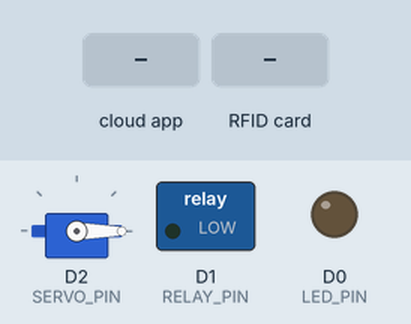
The sketch below on a simulated ESP8266 (Wemos D1 mini). On the bench: servo, switched loads named in the sketch (green lamp = pin HIGH), output pins drawn as LEDs (lit = HIGH). Inputs (shaded band) come from the test bench. WiFi joins after 1.5 s; servers stay silent unless stated; what the sketch prints to the serial monitor is not drawn.

Above: at 4.9 s.
5.0 s: the phone or cloud app sets your-switch-id-here to 1
At 5.8 s:
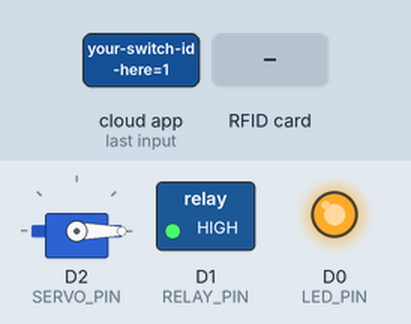
6.5 s: RFID card 54 74 E9 00 held to the reader
At 7.0 s:
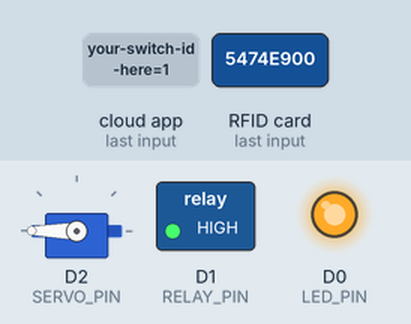
8.0 s: the phone or cloud app sets your-switch-id-here to 0
At 10.4 s:
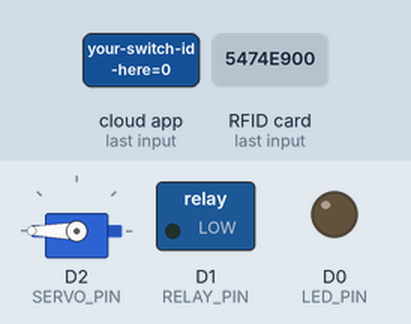
Timing chart, 0 to 20.0 s (numbered marks = the images above; inputs shaded):
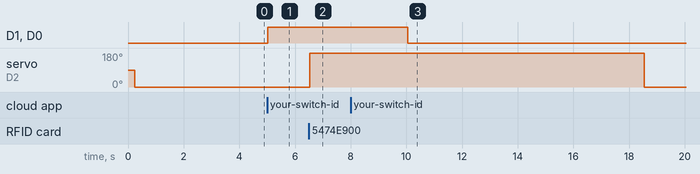

The sketch:

smart-gate-lock.ino
```cpp
#include <SPI.h>
#include <MFRC522.h>
#include <Servo.h>
#include <ESP8266WiFi.h>
#include <SinricPro.h>
#include <SinricProSwitch.h>
#include <SinricProLock.h>

// Include credentials from separate file
#include "credentials.h"

// Pin definitions for ESP8266 D1 Mini
#define RST_PIN D3   // Reset pin for RFID
#define SS_PIN D4    // SDA/SS pin for RFID
#define SERVO_PIN D2 // Servo control pin
#define RELAY_PIN D1 // Relay control pin
#define LED_PIN D0   // Optional status LED

// Create instances
MFRC522 mfrc522(SS_PIN, RST_PIN);
Servo doorServo;

// System state variables
unsigned long servoOpenTime = 0;
bool servoIsOpen = false;
bool bulbState = false;
const unsigned long SERVO_OPEN_DURATION = 10000;

// Servo position constants
const int LOCKED_POSITION = 0;
const int UNLOCKED_POSITION = 180;

// Function prototypes
bool onPowerState(const String &deviceId, bool &state);
bool onLockState(const String &deviceId, bool &state);
void setupWiFi();
void setupSinricPro();
void testServoMovement();
void checkServoTimer();
void unlockDoor();
void lockDoor();
void readCardData();
bool isAuthorizedCard(String uid);
void controlRelay(bool state);

void setup()
{
    Serial.begin(115200);
    while (!Serial)
        ;

    // Initialize pins with explicit modes
    pinMode(RELAY_PIN, OUTPUT);
    pinMode(LED_PIN, OUTPUT);

    // Ensure relay starts in OFF state
    digitalWrite(RELAY_PIN, LOW);
    digitalWrite(LED_PIN, LOW);

    // Add a small delay to ensure pin initialization
    delay(100);

    Serial.println("🔧 Pin initialization complete");
    Serial.printf("🔌 Relay pin D1 (GPIO%d) set to OUTPUT\n", RELAY_PIN);

    SPI.begin();
    mfrc522.PCD_Init();

    Serial.println("🔧 Initializing servo...");
    // CRITICAL FIX: Use extended pulse widths for ESP8266
    doorServo.attach(SERVO_PIN, 500, 2500);
    delay(100);

    // Set initial locked position
    doorServo.write(LOCKED_POSITION);
    delay(2000); // Give servo time to reach position
    servoIsOpen = false;

    setupWiFi();
    setupSinricPro();

    Serial.println("✅ RFID + SinricPro Access Control System - Ready!");
    Serial.println("===================================================");
    Serial.println("🔧 ESP8266 Servo Fix Applied");
    Serial.println("🔒 Door is LOCKED (Servo at TRUE 0°)");
    Serial.println("💡 Bulb is OFF");
    Serial.printf("🔌 Relay on pin D1 (GPIO%d)\n", RELAY_PIN);
    Serial.printf("🔑 Monitoring %d authorized cards\n", NUM_AUTHORIZED_CARDS);
    Serial.println("Place an authorized card or use voice commands...");
    Serial.println();
}

void loop()
{
    SinricPro.handle();
    checkServoTimer();

    if (!mfrc522.PICC_IsNewCardPresent())
        return;
    if (!mfrc522.PICC_ReadCardSerial())
        return;

    Serial.println("🎯 CARD DETECTED!");
    Serial.println("==================");

    String uidString = "";
    for (byte i = 0; i < mfrc522.uid.size; i++)
    {
        if (mfrc522.uid.uidByte[i] < 0x10)
            uidString += "0";
        uidString += String(mfrc522.uid.uidByte[i], HEX);
    }
    uidString.toUpperCase();
    Serial.print("UID String: ");
    Serial.println(uidString);

    MFRC522::PICC_Type piccType = mfrc522.PICC_GetType(mfrc522.uid.sak);
    Serial.print("Card Type: ");
    Serial.println(mfrc522.PICC_GetTypeName(piccType));

    if (isAuthorizedCard(uidString))
    {
        Serial.println("✅ ACCESS GRANTED!");
        unlockDoor();
        SinricProLock &myLock = SinricPro[LOCK_ID];
        myLock.sendLockStateEvent(false); // false = unlocked
    }
    else
    {
        Serial.println("❌ ACCESS DENIED!");
    }

    if (piccType == MFRC522::PICC_TYPE_MIFARE_1K ||
        piccType == MFRC522::PICC_TYPE_MIFARE_4K ||
        piccType == MFRC522::PICC_TYPE_MIFARE_MINI)
    {
        readCardData();
    }

    Serial.println("==================");
    Serial.println();

    mfrc522.PICC_HaltA();
    mfrc522.PCD_StopCrypto1();
    delay(1500);
}

void setupWiFi()
{
    Serial.printf("\n[WiFi]: Connecting to %s", WIFI_SSID);
    WiFi.begin(WIFI_SSID, WIFI_PASS);

    while (WiFi.status() != WL_CONNECTED)
    {
        Serial.printf(".");
        delay(250);
    }
    Serial.printf("connected!\n[WiFi]: IP-Address is %s\n", WiFi.localIP().toString().c_str());
}

void setupSinricPro()
{
    SinricProSwitch &mySwitch = SinricPro[SWITCH_ID];
    mySwitch.onPowerState(onPowerState);

    SinricProLock &myLock = SinricPro[LOCK_ID];
    myLock.onLockState(onLockState);

    SinricPro.onConnected([]()
                          { Serial.printf("Connected to SinricPro\n"); });
    SinricPro.onDisconnected([]()
                             { Serial.printf("Disconnected from SinricPro\n"); });

    SinricPro.begin(APP_KEY, APP_SECRET);
}

bool onPowerState(const String &deviceId, bool &state)
{
    Serial.printf("💡 Bulb turned %s (via SinricPro)\r\n", state ? "ON" : "OFF");
    Serial.printf("🔌 Setting relay pin D1 (GPIO%d) to %s\r\n", RELAY_PIN, state ? "HIGH" : "LOW");

    bulbState = state;
    controlRelay(state);

    Serial.printf("🔍 Relay pin actual state: %d\r\n", digitalRead(RELAY_PIN));

    return true;
}

bool onLockState(const String &deviceId, bool &state)
{
    Serial.printf("🔒 Door %s (via SinricPro)\r\n", state ? "LOCKED" : "UNLOCKED");
    if (state)
    {
        lockDoor();
    }
    else
    {
        unlockDoor();
    }
    return true;
}

void controlRelay(bool state)
{
    digitalWrite(RELAY_PIN, state ? HIGH : LOW);
    digitalWrite(LED_PIN, state ? HIGH : LOW);

    // Force a small delay to ensure the signal is stable
    delayMicroseconds(10);

    Serial.printf("🔧 Relay control executed - Pin: %d, State: %s\n",
                  RELAY_PIN, state ? "HIGH" : "LOW");
}

void checkServoTimer()
{
    if (servoIsOpen && (millis() - servoOpenTime >= SERVO_OPEN_DURATION))
    {
        lockDoor();
        // Send lock state update to SinricPro
        SinricProLock &myLock = SinricPro[LOCK_ID];
        myLock.sendLockStateEvent(true); // true = locked
    }
}

void unlockDoor()
{
    if (!servoIsOpen)
    {
        Serial.println("🔓 UNLOCKING DOOR...");
        doorServo.write(UNLOCKED_POSITION);
        delay(2000); // Give servo time to move
        servoOpenTime = millis();
        servoIsOpen = true;
        Serial.println("🔓 Door is UNLOCKED (Servo at TRUE 180°)");
        Serial.println("⏰ Door will auto-lock in 10 seconds");
    }
    else
    {
        servoOpenTime = millis();
        Serial.println("⏰ Door timer RESET - 10 seconds remaining");
    }
}

void lockDoor()
{
    Serial.println("🔒 LOCKING DOOR...");
    doorServo.write(LOCKED_POSITION); // Return to TRUE 0°
    delay(1000);                      // Give servo time to move
    servoIsOpen = false;
    Serial.printf("🔒 Door is LOCKED (Servo at TRUE %d°)\n", LOCKED_POSITION);
}

void readCardData()
{
    MFRC522::MIFARE_Key key;
    for (byte i = 0; i < 6; i++)
        key.keyByte[i] = 0xFF;

    byte blockAddr = 1;
    byte buffer[18];
    byte size = sizeof(buffer);

    MFRC522::StatusCode status = (MFRC522::StatusCode)mfrc522.PCD_Authenticate(
        MFRC522::PICC_CMD_MF_AUTH_KEY_A, blockAddr, &key, &(mfrc522.uid));

    if (status != MFRC522::STATUS_OK)
    {
        Serial.print("Auth failed: ");
        Serial.println(mfrc522.GetStatusCodeName(status));
        return;
    }

    status = (MFRC522::StatusCode)mfrc522.MIFARE_Read(blockAddr, buffer, &size);
    if (status != MFRC522::STATUS_OK)
    {
        Serial.print("Read failed: ");
        Serial.println(mfrc522.GetStatusCodeName(status));
        return;
    }

    Serial.print("Block 1 Data: ");
    for (byte i = 0; i < 16; i++)
    {
        if (buffer[i] < 0x10)
            Serial.print("0");
        Serial.print(buffer[i], HEX);
        Serial.print(" ");
    }
    Serial.println();

    Serial.print("As text: ");
    for (byte i = 0; i < 16; i++)
    {
        if (buffer[i] >= 32 && buffer[i] <= 126)
        {
            Serial.print((char)buffer[i]);
        }
        else
        {
            Serial.print(".");
        }
    }
    Serial.println();
}

bool isAuthorizedCard(String uid)
{
    for (int i = 0; i < NUM_AUTHORIZED_CARDS; i++)
    {
        if (uid.equals(AUTHORIZED_CARDS[i]))
            return true;
    }
    return false;
}
```

credentials-sample.h
```cpp
// credentials.h - Keep this file out of version control
#ifndef CREDENTIALS_H
#define CREDENTIALS_H

// WiFi credentials
#define WIFI_SSID "Your_WiFi_Name"
#define WIFI_PASS "Your_WiFi_Password"

// SinricPro credentials
#define APP_KEY "your-app-key-here"
#define APP_SECRET "your-app-secret-here"
#define LOCK_ID "your-lock-id-here"
#define SWITCH_ID "your-switch-id-here"

// Authorized RFID card UIDs
const String AUTHORIZED_CARDS[] = {
    "5474E900",
    "3ED70805",
    "93936A14"
    // Add more cards as needed
};

const int NUM_AUTHORIZED_CARDS = sizeof(AUTHORIZED_CARDS) / sizeof(AUTHORIZED_CARDS[0]);

#endif
```

Measured:
- after the input at 5.0 s, D1 (RELAY_PIN), D0 (LED_PIN): LOW → HIGH at once
- after the input at 6.5 s, servo on D2 (SERVO_PIN): 0° → 180° at once
- after the input at 8.0 s, D1 (RELAY_PIN), D0 (LED_PIN): HIGH → LOW after 2.0 s
